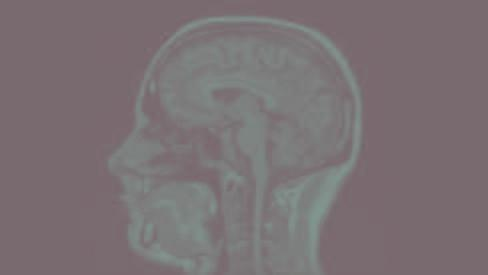
%> input picture images/Brain.jpg, 488 x 275 px
$ octave dwt_exp.m   (GNU Octave 9; MATLAB toolbox functions it lacks are replaced by stand-ins)
%> lines starting %> are read from the running program, lines starting %| are printed output that depends on the picture
a=imread("Brain.jpg");
%> a is the input picture: size 275x488x3 uint8; mean R, G, B 122.6, 113, 116.2
a = im2gray(a);
%> a: size 275x488 uint8
figure;
imshow(a);title("Original Image");
[ca,ch,cv,cd] = dwt2(a,'db1');
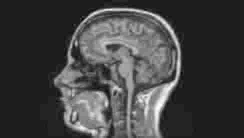
%> ca: size 138x244 double; min 213.5, max 286, mean 232.5; drawn with min black and max white
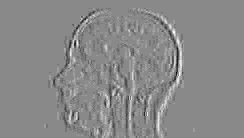
%> cv: size 138x244 double; min -7, max 6, mean 0.00852; drawn with min black and max white
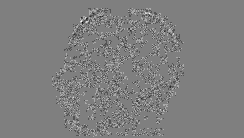
%> cd: size 138x244 double; min -1.5, max 1.5, mean -0.000832; drawn with min black and max white
%first level decomposition
figure;
subplot(231);imshow(ca,[]);title('Low level component');
subplot(232);imshow(uint8(log(ch)),[]);title('Horizontal');
%> (this line was passed over: imshow is not available in this run)
subplot(233);imshow(uint8(log(cv)),[]);title('Vertical');
%> (this line was passed over: imshow is not available in this run)
subplot(234);imshow(uint8(log(cd)),[]);title('Diagonal');
%> (this line was passed over: imshow is not available in this run)
rec_img = idwt2(ca,ch,cv,cd,'db1');
subplot(235);imshow(rec_img,[]);title("1st Level Reconstructed image");

%second level decomposition
figure;
[ca1,ch1,cv1,cd1] = dwt2(ca,'sym4');
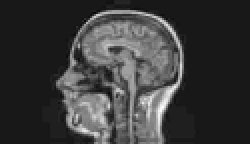
%> ca1: size 72x125 double (shown 2 times larger); min 430.2, max 574, mean 463.9; drawn with min black and max white
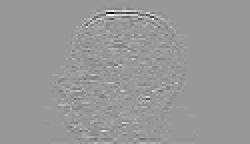
%> ch1: size 72x125 double (shown 2 times larger); min -27.3, max 18.22, mean 0.0177; drawn with min black and max white
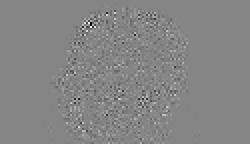
%> cd1: size 72x125 double (shown 2 times larger); min -6.02, max 5.5, mean 0.000327; drawn with min black and max white
subplot(231);imshow(ca1,[]);title('Low level component');
subplot(232);imshow(uint8(log(ch1)),[]);title('Horizontal');
%> (this line was passed over: imshow is not available in this run)
subplot(233);imshow(uint8(log(cv1)),[]);title('Vertical');
%> (this line was passed over: imshow is not available in this run)
subplot(234);imshow(uint8(log(cd1)),[]);title('Diagonal');
%> (this line was passed over: imshow is not available in this run)
rec_img1 = idwt2(ca1,ch1,cv1,cd1,'sym4');
subplot(235);imshow(rec_img1,[]);title("2nd Level Reconstructed image");

%third level decomposition
figure;
[ca2,ch2,cv2,cd2] = dwt2(ca1,'sym4');
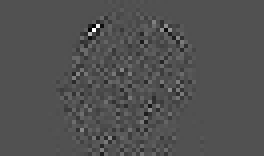
%> cd2: size 39x66 double (shown 4 times larger); min -18.3, max 39.06, mean 0; drawn with min black and max white
subplot(231);imshow(ca2,[]);title('Low level component');
%> (the run ends here)
